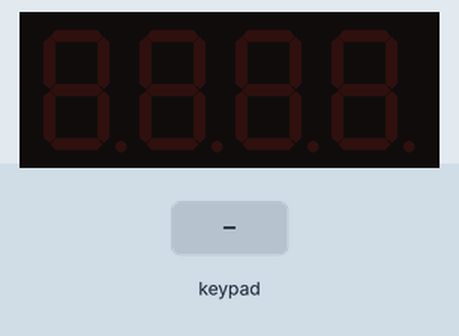
Simulated run of this sketch. Board: Arduino Uno, built with avr-gcc and run on an emulated ATmega328P. On the bench: 4-digit seven-segment display. The inputs (shaded band) are chosen by the test bench.

Above: at 1.2 s.
1.3 s: keypad keys 9 8 7 6 # pressed 0.4 s apart
At 4.0 s:
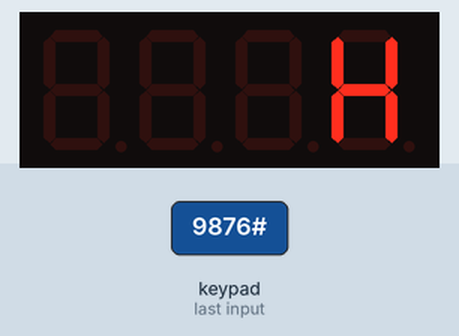
4.8 s: key '*' pressed
At 5.7 s:
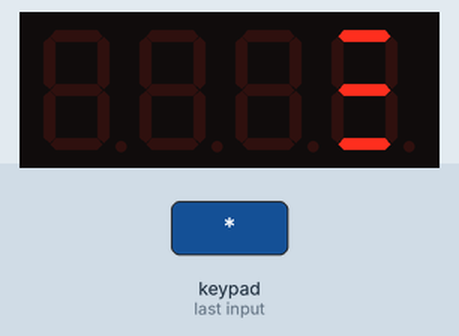
6.3 s: key 'A' pressed
At 6.6 s:
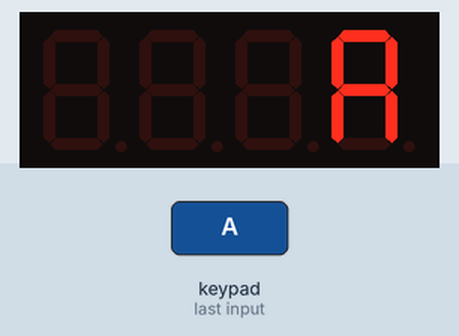
7.8 s: keypad keys 9 8 7 6 D pressed 0.4 s apart
At 10.2 s:
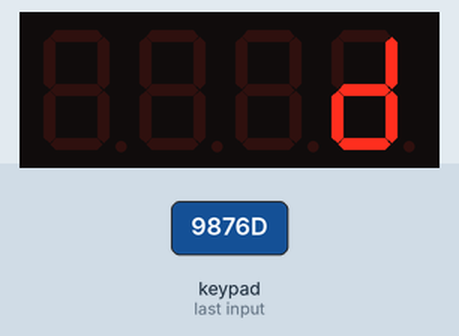
11.3 s: key 'B' pressed
At 11.9 s:
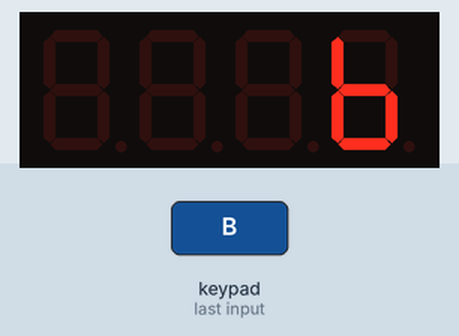
12.8 s: key 'C' pressed
At 14.0 s:
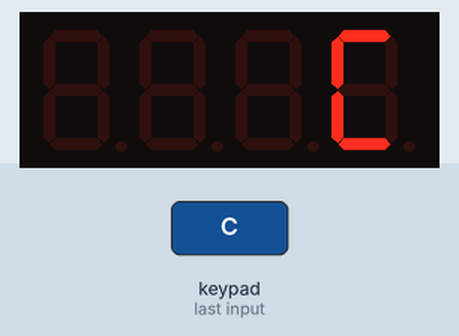
Timing chart, 0 to 15.3 s (numbered marks = the images above; inputs shaded):
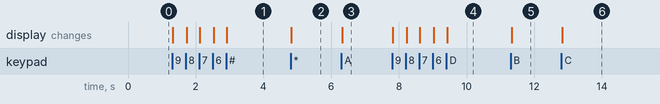

The sketch:

keypad_2.ino
```cpp
#include <Keypad.h>
#include <TM1637Display.h>


// Konfigurasi TM1637
#define CLK 10
#define DIO 11
TM1637Display display(CLK, DIO);

// Konfigurasi Keypad
const byte ROWS = 4;
const byte COLS = 4;
char keys[ROWS][COLS] = {
  {'1', '4', '7', '*'},
  {'2', '5', '8', '0'},
  {'3', '6', '9', '#'},
  {'A', 'B', 'C', 'D'}
};
byte rowPins[ROWS] = {9, 8, 7, 6};     // Baris keypad
byte colPins[COLS] = {5, 4, 3, 2};     // Kolom keypad
Keypad keypad = Keypad(makeKeymap(keys), rowPins, colPins, ROWS, COLS);

void setup() {
  display.setBrightness(0x0f); // Maksimal brightness
  display.clear();
}

void loop() {
  char key = keypad.getKey();
  if (key) {
    if (key >= '0' && key <= '9') {
      display.showNumberDec(key - '0'); // Tampilkan angka
    } else {
      uint8_t segs[4] = {0, 0, 0, 0};
      segs[3] = encodeChar(key); // Tampilkan karakter di digit ke-4
      display.setSegments(segs);
    }
  }
}

uint8_t encodeChar(char c) {
  switch (c) {
    case 'A': return 0x77;
    case 'B': return 0x7C;
    case 'C': return 0x39;
    case 'D': return 0x5E;
    case '*': return 0x49;
    case '#': return 0x76;
    default: return 0x00;
  }
}
```

Measured:
- after the input at 1.3 s, the display: first changes at once (image 1 shows a later state)
- after the input at 4.8 s, the display: changes at once (image 2)
- after the input at 6.3 s, the display: changes at once (image 3)
- after the input at 7.8 s, the display: first changes at once (image 4 shows a later state)
- after the input at 11.3 s, the display: changes at once (image 5)
- after the input at 12.8 s, the display: changes at once (image 6)
